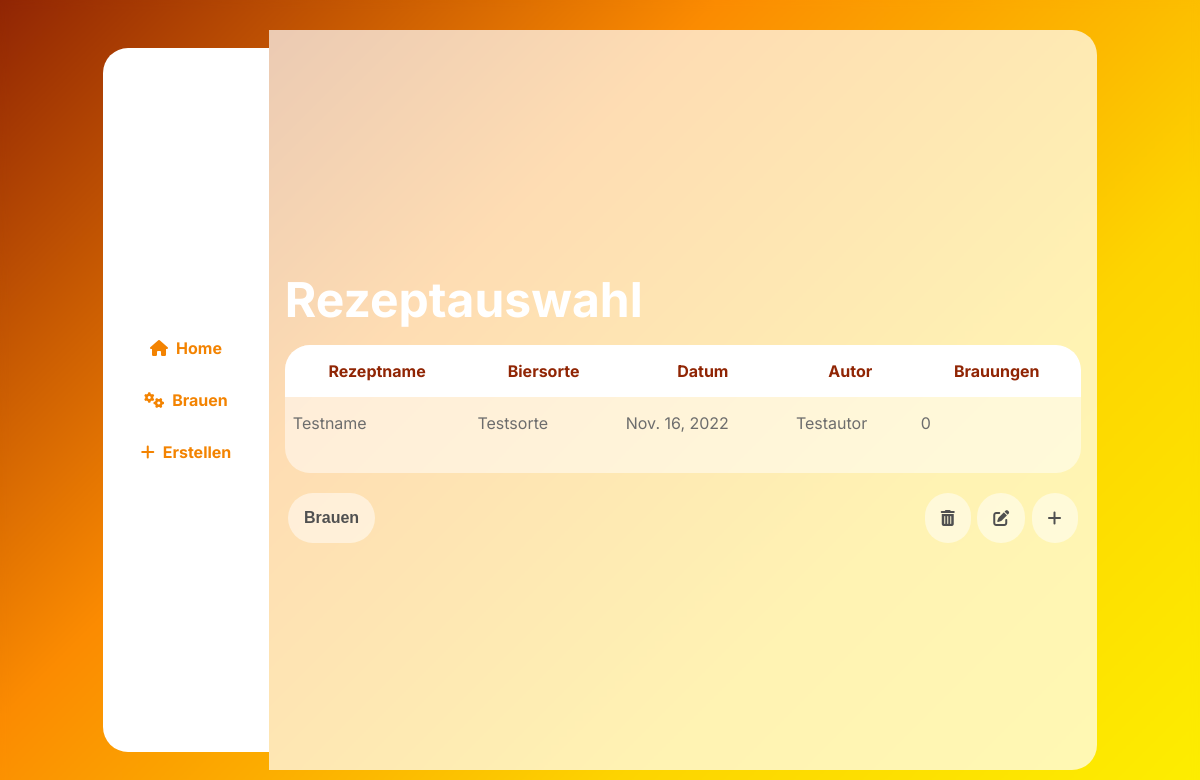
Page /home (signed in) on the earlier database version.
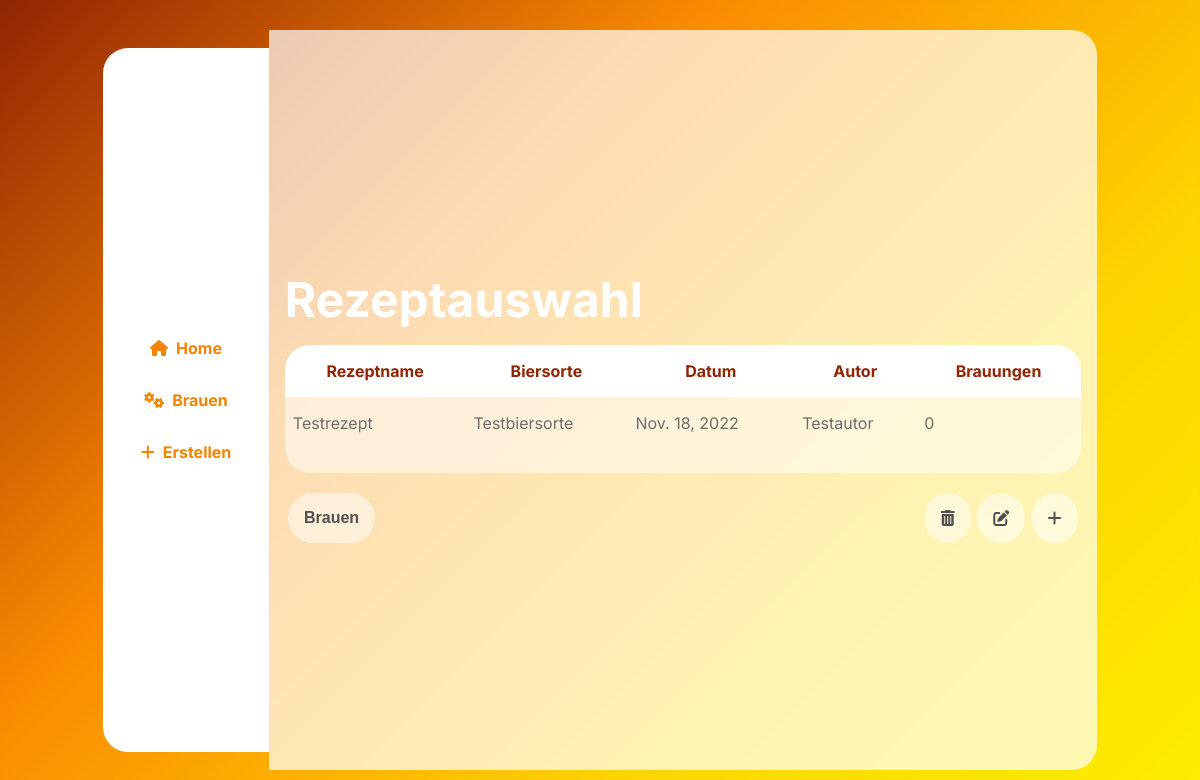
Same page on the later database version.
### brewing/models.py (models this page shows, shortened)
class brew_recipe(models.Model):
    id = models.AutoField(primary_key=True)
    name = models.CharField(max_length=100)
    date = models.DateField(auto_now=True)
    bier_sorte = models.CharField(max_length=100)
    author = models.CharField(max_length=100)
    ausschlagwuerze = models.CharField(max_length=100, default="")
    sudhausausbeute = models.CharField(max_length=100)
    stamwuerze = models.CharField(max_length=100)
    ibu = models.IntegerField()
    ebc = models.IntegerField()
    alcohol = models.FloatField(default=0)
    description = models.TextField(max_length=1000)
    brauwasser = models.CharField(max_length=800)
    schuettung = models.CharField(max_length=800)
    maischplan = models.CharField(max_length=800)
    wuerzekochen = models.CharField(max_length=800)
    gaerung = models.CharField(max_length=800)
    phase = models.CharField(max_length=8000)
    number_of_brews = models.IntegerField(default=0)

### brewing/views.py (the view)
# urls.py: 2. Add a URL to urlpatterns:  path('', views.home, name='home')
def home(request):
    if(request.user.is_authenticated):
        order_by = request.GET.get('order_by', 'name')
        recipes = brew_recipe.objects.all().order_by(order_by)
        return render(request, 'brewing/home.html', {
            "recipes": recipes,
        })
    else:
        return redirect('/login')

### brewing/templates/brewing/home.html (shortened to what this page needs)
{% extends "brewing/template.html" %}
{% load static %}
{% block maincontent %}
<main class="main-xl">
  <h1>Rezeptauswahl</h1>
  <div id="recipeTableBox">
  <table id="selectRecipeTable">
    <thead>
      <tr>
        <th onclick="sortTable('name')">Rezeptname</th>
        <th onclick="sortTable('bier_sorte')">Biersorte</th>
        <th onclick="sortTable('date')">Datum</th>
        <th onclick="sortTable('author')">Autor</th>
        <th onclick="sortTable('number_of_brews')">Brauungen</th>
      </tr>
    </thead>
    <tbody>
      {% for recipe in recipes %}
      <tr>
          <td>{{recipe.name}}</td>
          <td>{{recipe.bier_sorte}}</td>
          <td>{{recipe.date}}</td>
          <td>{{recipe.author}}</td>
          <td>{{recipe.number_of_brews}}</td>
      </tr>
      {% endfor %}
    </tbody>
  </table>
</div>
  <div class="recipeButtonBox">
  <form action="{% url 'brewing' %}" id="submit_brewing_form" method="post">
    <button type="button" class="submitButton" id="submitRecipe" onclick="submit_button()">Brauen</button>
  </form>
  <div class="recipeEditButtonBox">
    <button class="submitButton" id="delRecipe"><i class="fa-solid fa-trash-can"></i></button>
    <button type="button" class="submitButton" id="editRecipe"><i class="fa-solid fa-pen-to-square"></i></button>
    <button type="button" class="submitButton" id="addRecipe" onclick="location.href='create'"><i class="fa-solid fa-plus"></i></button>
  </div>
</div>
</main>
{% endblock %}

### brewing/templates/brewing/template.html (shortened to what this page needs)
<!DOCTYPE html>
<html lang="en">
<head>
    {% load static %}
    <link rel="stylesheet" type="text/css" href="{% static '/css/style.css' %}">
</head>
<body data-barba="wrapper">
    <nav class="menu">
        <ul>
            <li><a href="{% url 'home'%}"><i class="fa-solid fa-house"></i>
                    <p>Home</p>
                </a></li>
            <li><a href="{% url 'brewing' %}"><i class="fa-solid fa-gears"></i>
                    <p>Brauen</p>
                </a></li>
            <li><a href="{% url 'create' %}"><i class="fa-solid fa-plus"></i>
                    <p>Erstellen</p>
                </a></li>
        </ul>
    </nav>
    <div id="content" data-barba="container" data-barba-namespace="home">
    {% block maincontent %}
    {% endblock %}
    </div>
</body>
</html>

### brewing/static/css/create.css (style rules this page uses)
h1 { font-size: 3rem; color: white; margin: 1rem 0; }
.submitButton { background: var(--trans05); border: none; border-radius: 25px; padding: 1rem; font-size: 1rem; color: var(--dark-grey); display: flex; justify-content: center; align-items: center; margin: 0.2rem; font-weight: bold; cursor: pointer; }

### brewing/static/css/home.css (style rules this page uses)
.main-xl { width: 100%; border-radius: 0 25px 25px 0; align-items: flex-start; justify-content: center; }
#recipeTableBox { background-color:var(--trans05); padding: 0 0 1.5rem 0; border-radius: 25px; width: 100%; overflow-x: auto; align-self: flex-start; }
#selectRecipeTable { width: 100%; border-spacing: 0px; overflow-x: auto; }
#selectRecipeTable thead { background-color:rgb(255, 255, 255); border-radius: 25px; }
#selectRecipeTable thead tr { border-radius:25px 25px 0 0; }
#selectRecipeTable thead th { color:var(--brown); padding: 1rem; border: none; font-size: 1rem; cursor: pointer; }
#selectRecipeTable thead th:last-child { border-radius:0 25px 0 0; }
#selectRecipeTable tbody { margin-bottom: 1rem; }
#selectRecipeTable tbody tr td { padding: 1rem 0.5rem 1rem 0.5rem; }
#selectRecipeTable tbody tr { cursor: pointer; color:rgb(109, 109, 109); }
.recipeButtonBox { width: 100%; display: flex; flex-direction: row; margin-top: 1rem; justify-content: space-between; }
.recipeEditButtonBox { display: flex; flex-direction: row; }
@media only screen and (min-width: 600px) { .main-xl { width: 100%; height: 105%; } }

Differences in the rows shown:
removed brew_recipe: name "Testname", bier_sorte "Testsorte", date "Nov. 16, 2022", author "Testautor", number_of_brews "0"
added brew_recipe: name "Testrezept", bier_sorte "Testbiersorte", date "Nov. 18, 2022", author "Testautor", number_of_brews "0"
